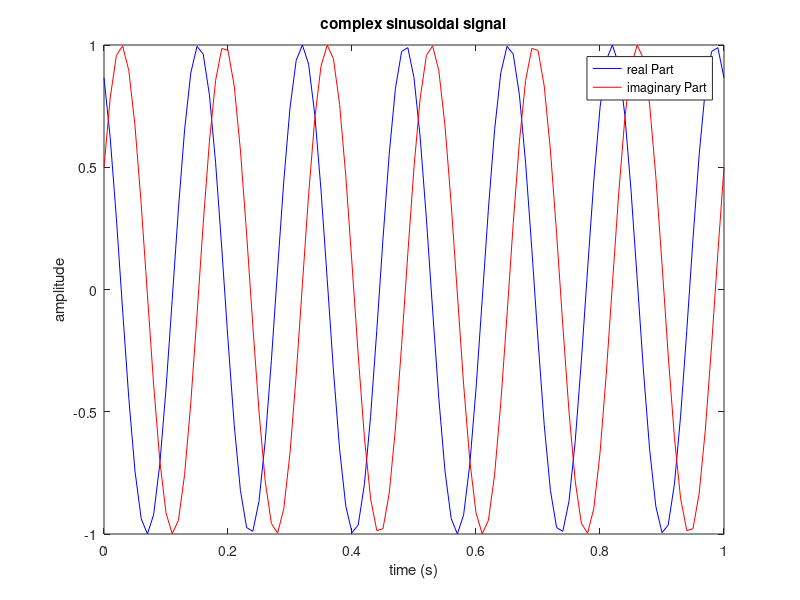

Write MATLAB code to recreate this figure.
f = 6;            
t = 0:1/100:1;
x = cos(2*pi*f*t + pi/6) + i*sin(2*pi*f*t + pi/6);
figure;
plot(t, real(x), 'b', t, imag(x), 'r' );
xlabel('time (s)');
ylabel('amplitude');
title('complex sinusoidal signal');
legend('real Part', 'imaginary Part');
